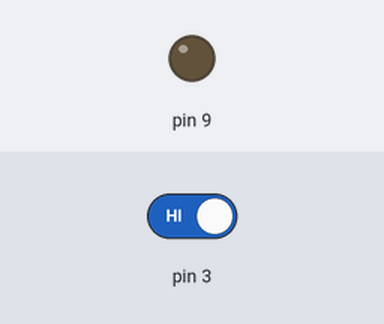
Simulated run of this sketch. Board: Arduino Uno, built with avr-gcc and run on an emulated ATmega328P. On the bench: output pins drawn as LEDs (lit = HIGH). The inputs (shaded band) are chosen by the test bench; at power-on: pin 3 HIGH.

Above: at 1.2 s.
1.3 s: pin 3 driven LOW
At 1.8 s:
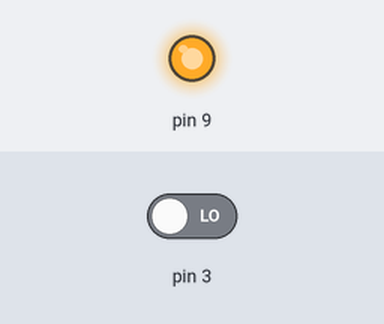
Timing chart, 0 to 4.3 s (numbered marks = the images above; inputs shaded):
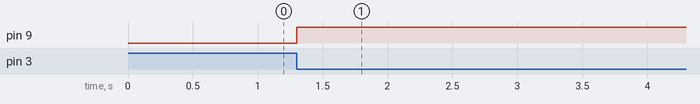

The sketch:

LED_interrupt.ino
```cpp
// const int buttonPin = 2;  // PD1
// const int ledPin = 15;    // PB1

volatile unsigned long lastDebounceTime = 0;
const unsigned long debounceTime = 50;
bool ledState = false;

void setup() {
  DDRB |= (1 << PB1);
  DDRD &= ~(1 << PD1);
  PORTD |= (1 << PD1);

  attachInterrupt(1, button_ISR, FALLING);
}

void loop() {

}

void button_ISR() {
  unsigned long currentTime = millis();
  if (currentTime - lastDebounceTime > debounceTime) {
    lastDebounceTime = currentTime;

    ledState = !ledState;
    if (ledState) {
      PORTB |= (1 << PB1);
    } else {
      PORTB &= ~(1 << PB1);
    }
  }
}
```

Measured:
- after the input at 1.3 s, pin 9: LOW → HIGH at once
